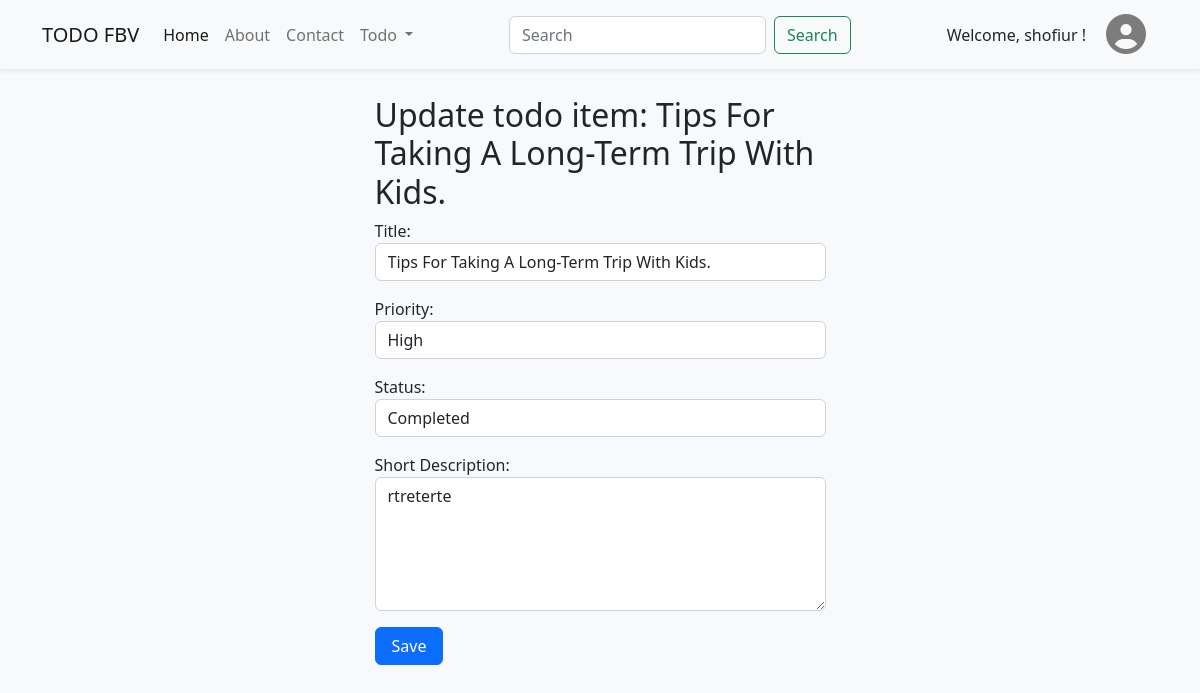
The app's page /todo-update/1/ (signed in) with its own data.
### todo/models.py (models this page shows, shortened)
class Todo(models.Model):
    user = models.ForeignKey(User, on_delete=models.CASCADE, null=True)
    title = models.CharField(max_length=100)
    priority = models.ForeignKey(Priority, on_delete=models.CASCADE)
    status = models.ForeignKey(Status, on_delete=models.CASCADE)
    short_description = models.TextField(max_length=500)
    created_at = models.DateTimeField(auto_now_add=True)
    updated_at = models.DateTimeField(auto_now=True)

### todo/views.py (the view)
# urls.py: path('todo-update/<int:pk>/', views.update_todo, name='todo-update'),
@login_required
def update_todo(request, pk):
    todo = get_object_or_404(Todo, id=pk)
    form = TodoForm(request.POST or None, instance=todo)
    if form.is_valid():
        form.save()
        return redirect('todo-list')
    return render(request, 'todo/update_todo.html', {'form': form, 'todo': todo})

### todo/forms.py
class TodoForm(forms.ModelForm):
    title = forms.CharField(label='Title', max_length=100, widget=forms.TextInput(attrs={'class': 'form-control'}))
    priority = forms.ModelChoiceField(label='Priority', queryset=Priority.objects.all(), widget=forms.Select(attrs={'class': 'form-control'}))
    status = forms.ModelChoiceField(label='Status', queryset=Status.objects.all(), widget=forms.Select(attrs={'class': 'form-control'}))
    short_description = forms.CharField(label='Short Description', max_length=500, widget=forms.Textarea(attrs={'class': 'form-control', 'rows': '5'}))
    class Meta:
        model = Todo
        fields = ['title', 'priority', 'status', 'short_description']

### todo/models.py (called while the page is built)
    def __str__(self):
        return self.name

    def __str__(self):
        return self.name

### todo/templates/todo/update_todo.html (shortened to what this page needs)
{% extends "base.html" %}
{% block content %}
<section id="update-todo" class="update-todo mt-5">
  <div class="container my-5 py-5">
    <div class="row justify-content-center">
      <div class="col-lg-5">
        <h2>Update todo item: {{ todo.title }}</h2>
        <form method="post">
          {{ form.as_p }}
          <button type="submit" class="btn btn-primary px-3">Save</button>
        </form>
      </div>
    </div>
  </div>
</section>
{% endblock %}

### todo/templates/include/header.html (shortened to what this page needs)
<nav class="navbar fixed-top shadow-sm navbar-expand-lg bg-light">
  <div class="container">
    <a class="navbar-brand" href="{% url 'home' %}">TODO FBV</a>
    <div class="collapse navbar-collapse" id="navbarSupportedContent">
      <ul class="navbar-nav me-auto mb-2 mb-lg-0">
        <li class="nav-item">
          <a class="nav-link active" href="{% url 'home' %}">Home</a>
        </li>
        <li class="nav-item">
          <a class="nav-link" href="#">About</a>
        </li>
        <li class="nav-item">
          <a class="nav-link" href="#">Contact</a>
        </li>
        {% if user.is_authenticated %}
        <li class="nav-item dropdown">
          <a class="nav-link dropdown-toggle" href="#" role="button" data-bs-toggle="dropdown" aria-expanded="false">
            Todo
          </a>
        </li>
        {% endif %}
      </ul>
      <form class="d-flex me-5 pe-5" role="search" action="/search/">
        <input class="form-control me-2" type="search" placeholder="Search" name="search" aria-label="Search">
        <button class="btn btn-outline-success" type="submit">Search</button>
      </form>
      {% if user.is_authenticated %}
        <p class="m-0 d-inline">Welcome, {{ user.username }} !</p>
        {% endif %}
      <div class="btn-group ms-lg-2 d-inline order-lg-last order-sm-first">
        <button type="button" class="btn border-0" data-bs-toggle="dropdown" aria-expanded="false">
          <i class="fa-solid fa-circle-user fs-1 text-black-50"></i>
        </button>
      </div>
    </div>
  </div>
</nav>

### records on screen
Todo: title "Tips For Taking A Long-Term Trip With Kids.", priority "High", status "Completed", short_description "rtreterte"

### other values on screen
{{ user.username }} "shofiur"
